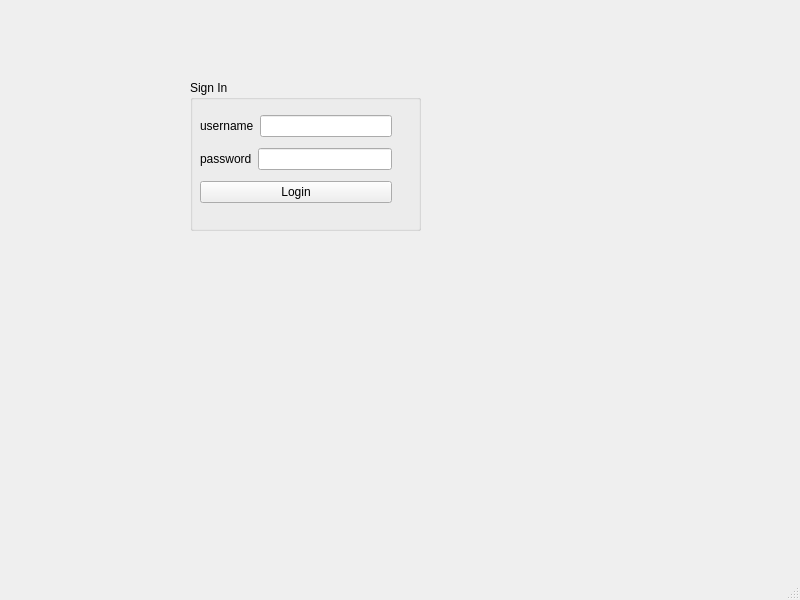
<?xml version="1.0" encoding="UTF-8"?>
<ui version="4.0">
 <class>MainWindow</class>
 <widget class="QMainWindow" name="MainWindow">
  <property name="geometry">
   <rect>
    <x>0</x>
    <y>0</y>
    <width>800</width>
    <height>600</height>
   </rect>
  </property>
  <property name="windowTitle">
   <string>MainWindow</string>
  </property>
  <widget class="QWidget" name="centralwidget">
   <widget class="QGroupBox" name="groupBox">
    <property name="geometry">
     <rect>
      <x>190</x>
      <y>80</y>
      <width>231</width>
      <height>151</height>
     </rect>
    </property>
    <property name="title">
     <string>Sign In</string>
    </property>
    <widget class="QWidget" name="">
     <property name="geometry">
      <rect>
       <x>10</x>
       <y>30</y>
       <width>192</width>
       <height>101</height>
      </rect>
     </property>
     <layout class="QVBoxLayout" name="verticalLayout">
      <item>
       <layout class="QHBoxLayout" name="horizontalLayout">
        <item>
         <widget class="QLabel" name="label">
          <property name="text">
           <string>username</string>
          </property>
         </widget>
        </item>
        <item>
         <widget class="QLineEdit" name="lineEdit_username"/>
        </item>
       </layout>
      </item>
      <item>
       <layout class="QHBoxLayout" name="horizontalLayout_2">
        <item>
         <widget class="QLabel" name="label_2">
          <property name="text">
           <string>password</string>
          </property>
         </widget>
        </item>
        <item>
         <widget class="QLineEdit" name="lineEdit_password"/>
        </item>
       </layout>
      </item>
      <item>
       <widget class="QPushButton" name="pushButton_Login">
        <property name="text">
         <string>Login</string>
        </property>
       </widget>
      </item>
     </layout>
    </widget>
   </widget>
  </widget>
  <widget class="QMenuBar" name="menubar">
   <property name="geometry">
    <rect>
     <x>0</x>
     <y>0</y>
     <width>800</width>
     <height>22</height>
    </rect>
   </property>
  </widget>
  <widget class="QStatusBar" name="statusbar"/>
 </widget>
 <resources/>
 <connections/>
</ui>
